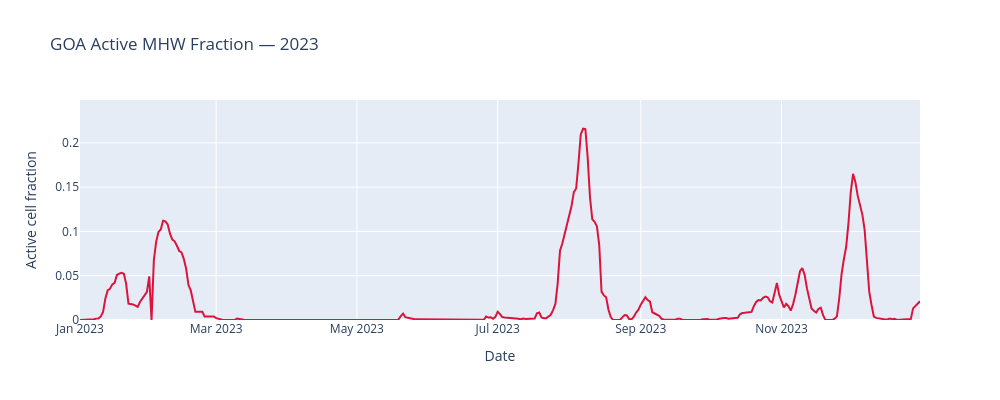

Write notebook code for a chart like this one.
### Markdown cell above
## 1. Spatially-averaged active fraction time series

### Code cell
A_arr    = ds['A'].values
act_frac = A_arr.mean(axis=(1, 2))
peak_idx = int(np.argmax(act_frac))
peak_day = times[peak_idx].strftime('%Y-%m-%d')

print(f'Days with any active MHW: {int((act_frac > 0).sum())}')
print(f'Peak active fraction:      {act_frac.max():.3f}  ({peak_day})')

fig = go.Figure(go.Scatter(x=times, y=act_frac, mode='lines',
                           line=dict(color='crimson', width=2)))
fig.update_layout(title='GOA Active MHW Fraction — 2023',
                  xaxis_title='Date', yaxis_title='Active cell fraction',
                  yaxis=dict(range=[0, max(0.05, float(act_frac.max()) * 1.15)]),
                  height=400, width=1000)
fig.show()

### Figure 1 — Plotly figure (JSON) as saved in the notebook; plotly's stock layout.template omitted (floating-point values rounded to 4 significant figures; data arrays with more than 128 entries replaced by an {"elided": "..."} marker saying what was removed)
{"data": [{"line": {"color": "crimson", "width": 2}, "mode": "lines", "type": "scatter", "x": {"elided": "365 str values"}, "y": {"elided": "365 float values"}}], "layout": {"height": 400, "title": {"text": "GOA Active MHW Fraction — 2023"}, "width": 1000, "xaxis": {"title": {"text": "Date"}}, "yaxis": {"range": [0, 0.2484], "title": {"text": "Active cell fraction"}}}}
